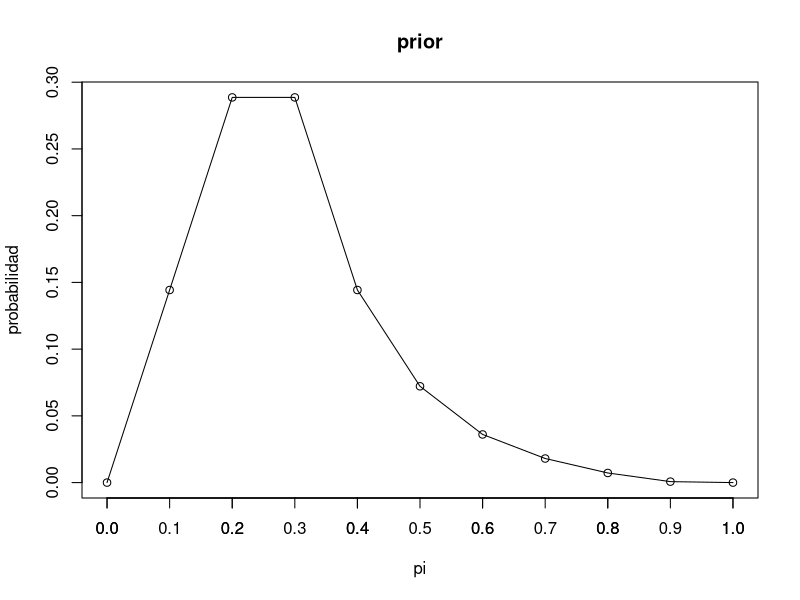
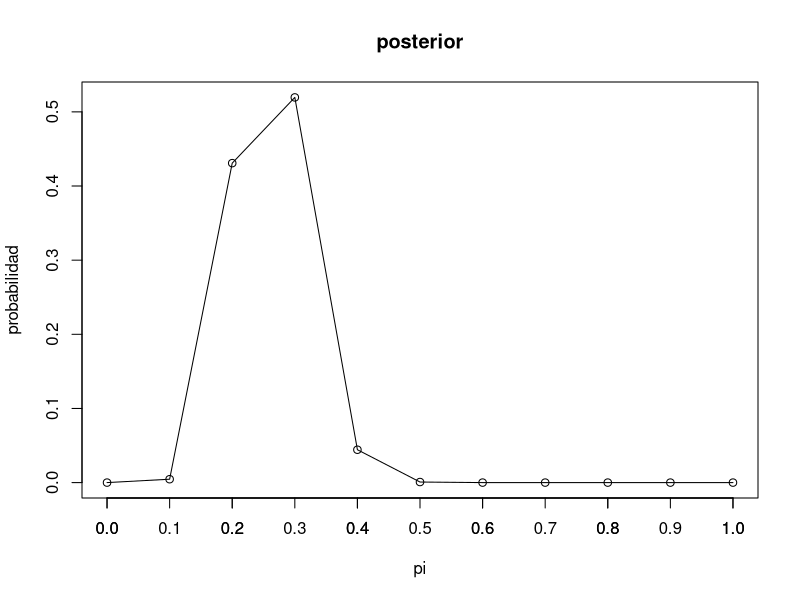
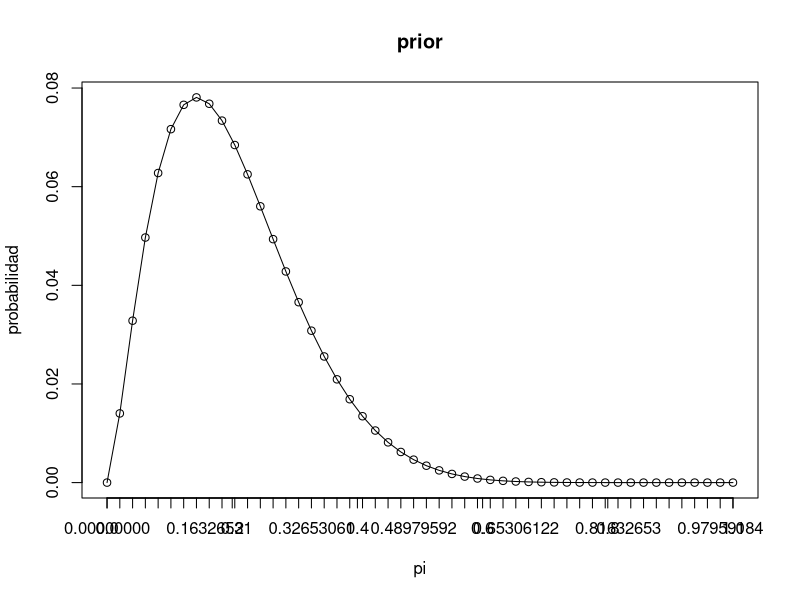
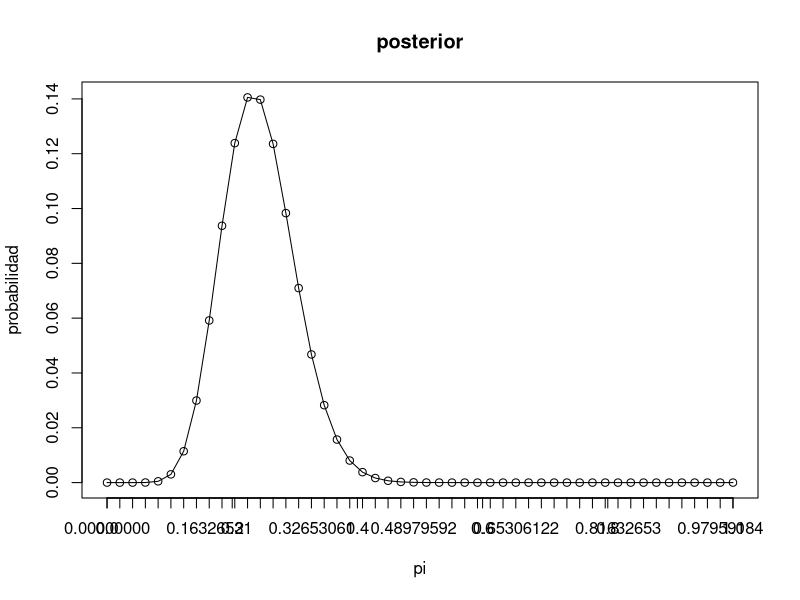

Source code (R) for these figures, in order:
# ~~~~~~~~~~~~~~~~~~~~~~~~~~~~~~~~~~~~~~~~~~~~~~~~~~~~~~~~~~
# Utilizando un prior elicitado grupalmente
# ~~~~~~~~~~~~~~~~~~~~~~~~~~~~~~~~~~~~~~~~~~~~~~~~~~~~~~~~~~

# Determinar grilla de puntos
pi_grid <- seq(0, 1, length.out = 11)
print(pi_grid)

# Obtener prior
prior_ <- c(0, 1, 2, 2, 1, 0.5, 0.25, 0.125, 0.05, 0.005, 0)
prior <- prior_ / sum(prior_)

# Graficar prior
plot(
  pi_grid, 
  prior, 
  xlab = "pi", 
  ylab = "probabilidad",
  main = "prior"
)
lines(pi_grid, prior)
axis(1, at = pi_grid)

# Recolectar datos
cantidad_de_rocklets <- 43 # n
cantidad_de_rocklets_azules <- 11 # y

# Calcular verosimilitud para cada valor de "pi" en la grilla
likelihood <- dbinom(
  cantidad_de_rocklets_azules, 
  cantidad_de_rocklets, 
  pi_grid
)

# Obtener posterior
posterior_ <- prior * likelihood
posterior <- posterior_ / sum(posterior_)

# Graficar posterior
plot(
  pi_grid, 
  posterior, 
  xlab = "pi", 
  ylab = "probabilidad",
  main = "posterior"
)
lines(pi_grid, posterior)
axis(1, at = pi_grid)

# ~~~~~~~~~~~~~~~~~~~~~~~~~~~~~~~~~~~~~~~~~~~~~~~~~~~~~~~~~~
# Utilizando un prior Beta
# ~~~~~~~~~~~~~~~~~~~~~~~~~~~~~~~~~~~~~~~~~~~~~~~~~~~~~~~~~~

# Determinar grilla de puntos
pi_grid <- seq(0, 1, length.out = 50)

# Obtener prior
prior_ <- dbeta(pi_grid, 2.5, 10)
prior <- prior_ / sum(prior_)

# Graficar prior
plot(
  pi_grid, 
  prior, 
  xlab = "pi", 
  ylab = "probabilidad",
  main = "prior"
)
lines(pi_grid, prior)
axis(1, at = pi_grid)

# Calcular verosimilitud para cada valor de "pi"
likelihood <- dbinom(
  cantidad_de_rocklets_azules, 
  cantidad_de_rocklets, 
  pi_grid
)

# Obtener posterior 
posterior_ <- prior * likelihood
posterior <- posterior_ / sum(posterior_)

# Graficar posterior
plot(
  pi_grid, 
  posterior, 
  xlab = "pi", 
  ylab = "probabilidad",
  main = "posterior"
)
lines(pi_grid, posterior)
axis(1, at = pi_grid)

# Q: Que pasa con el prior si incrementamos el 'n'?
# Q: Que pasa con el posterior si incrementamos el 'n'?